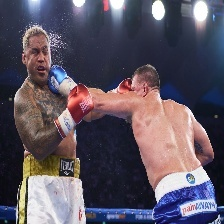
#> input picture data/test/boxing/1.jpg, 224 x 224 px, found by its file name; its folder holds only this picture in this run
$ python channel_split.py
#> lines starting #> are read from the running program, lines starting #| are printed output that depends on the picture
import os
from PIL import Image

'''
All images are of size 150 x 150 x 3 according to the kaggle data description.

On Kaggle:
Sports Classification | EfficientNetB3 | 98.6%

by ABDALLAH WAGIH IBRAHIM · 2Y AGO
'''

# Define your paths
# Directory where the original images are stored
input_dir = '/Users/lexoortiz/Desktop/CS/CS307/DL_Final_Project/data/test/boxing/'
# Directory where the new images will be saved
output_dir = '/Users/lexoortiz/Desktop/CS/CS307/DL_Final_Project/data/test/boxing/'

# Iterate through each image
for i in range(1, 6):  # Assuming you have 116 images numbered 001.jpg to 116.jpg
    # Format the image filename with leading zeros
    filename = f'{i:01d}.jpg'
    image_path = os.path.join(input_dir, filename)

    # Check if the image already contains an underscore in the filename
    if '_' in filename:
        print(f"Stopping loop: encountered file with underscore '{filename}'")
        break

    # Load the image
    try:
        image = Image.open(image_path)
#> image is the input picture: PIL image 224x224 RGB; mean R, G, B 92.3, 84.1, 97.2

        # Check if the image has all three channels (RGB)
        if image.mode != 'RGB':
            print(
                f"Skipping {filename}: Image does not have all 3 RGB channels.")
            continue

        # Split the image into its R, G, and B channels
        r, g, b = image.split()
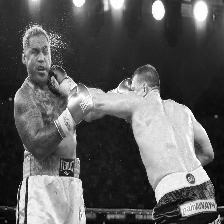
#> r: PIL image 224x224 L; min 0, max 255, mean 92.3
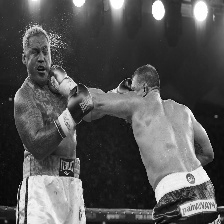
#> g: PIL image 224x224 L; min 0, max 255, mean 84.1
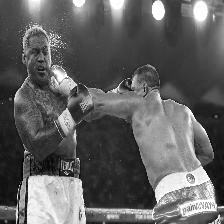
#> b: PIL image 224x224 L; min 0, max 255, mean 97.2

        # Convert each channel to an image
        r_image = Image.merge(
            "RGB", (r, Image.new("L", r.size), Image.new("L", r.size)))
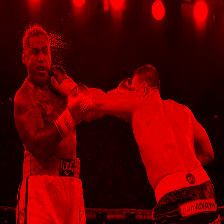
#> r_image: PIL image 224x224 RGB; mean R, G, B 92.3, 0, 0
        g_image = Image.merge(
            "RGB", (Image.new("L", g.size), g, Image.new("L", g.size)))
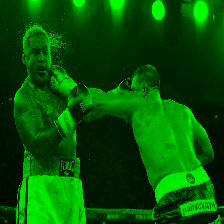
#> g_image: PIL image 224x224 RGB; mean R, G, B 0, 84.1, 0
        b_image = Image.merge(
            "RGB", (Image.new("L", b.size), Image.new("L", b.size), b))
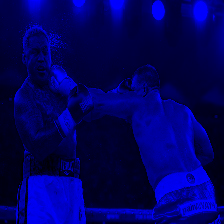
#> b_image: PIL image 224x224 RGB; mean R, G, B 0, 0, 97.2

        # Generate new filenames in the format 001_r.jpg, 001_g.jpg, 001_b.jpg
        r_image_path = os.path.join(output_dir, f'{i:01d}_r.jpg')
        g_image_path = os.path.join(output_dir, f'{i:01d}_g.jpg')
        b_image_path = os.path.join(output_dir, f'{i:01d}_b.jpg')

        # Save the images
        r_image.save(r_image_path)
        g_image.save(g_image_path)
        b_image.save(b_image_path)

        print(f"Saved: {r_image_path}, {g_image_path}, {b_image_path}")

    except Exception as e:
        print(f"Error processing {filename}: {e}")
